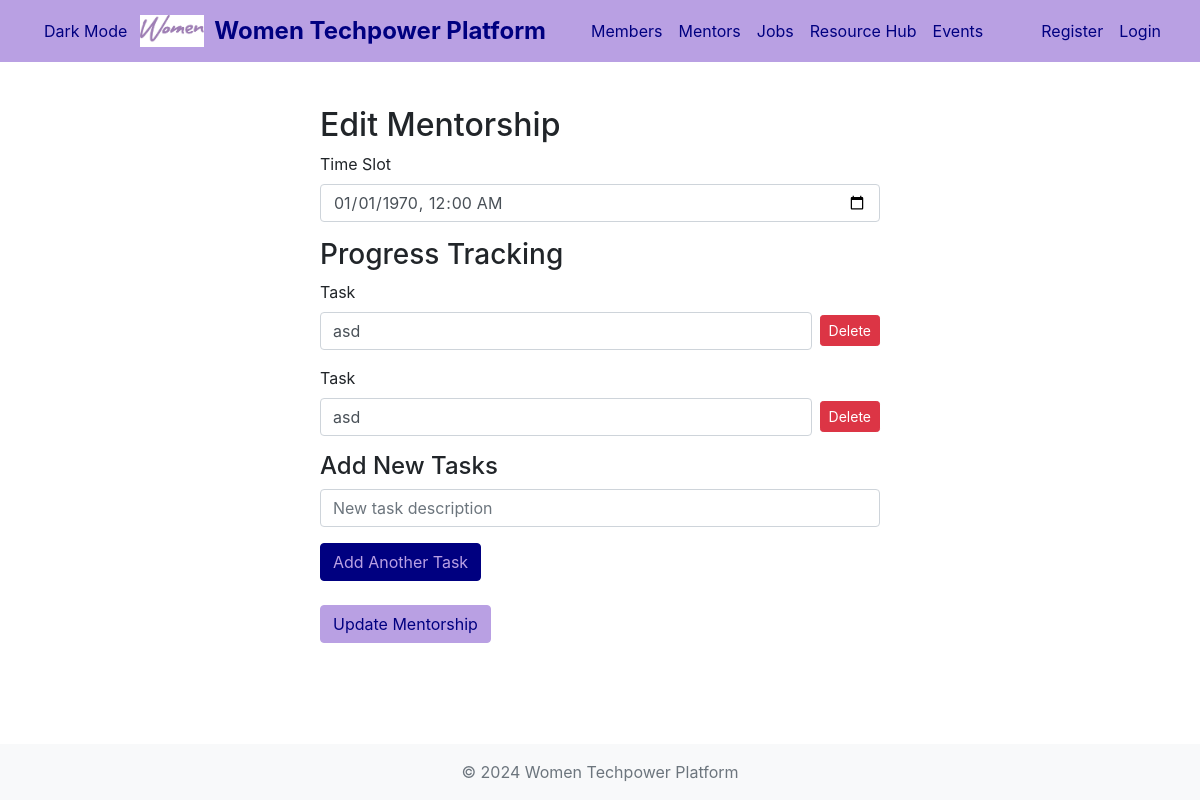
/edit_mentorship.php?id=3, run on the app's committed database.
### tables this page shows
CREATE TABLE `mentorship_progress` (
  `id` int(11) NOT NULL,
  `mentorship_id` int(11) NOT NULL,
  `task_description` text NOT NULL,
  `is_completed` tinyint(1) DEFAULT 0
);

### edit_mentorship.php (the view, shortened to what this page needs)
<?php
include_once "includes/header.php";
$database = new Database();
$db = $database->getConnection();
$user_id = $_SESSION['user_id'];
$query = "SELECT * FROM mentorships WHERE id = ? AND mentor_id = ?";
$stmt = $db->prepare($query);
$stmt->execute([$_GET['id'], $user_id]);
$mentorship = $stmt->fetch(PDO::FETCH_ASSOC);
$query = "SELECT * FROM mentorship_progress WHERE mentorship_id = ?";
$stmt = $db->prepare($query);
$stmt->execute([$_GET['id']]);
$progress_tasks = $stmt->fetchAll(PDO::FETCH_ASSOC);
?>
<div class="form-container">
    <h2>Edit Mentorship</h2>
    <form method="POST">
        <div class="form-group">
            <label>Time Slot</label>
            <input type="datetime-local" name="time_slot" class="form-control" value="<?php echo htmlspecialchars(date('Y-m-d\TH:i', strtotime($mentorship['time_slot']))); ?>" required>
        </div>
        <h3>Progress Tracking</h3>
        <?php foreach ($progress_tasks as $task): ?>
            <div class="form-group">
                <label>Task</label>
                <div class="d-flex align-items-center">
                    <input type="text" name="tasks[<?php echo $task['id']; ?>]" class="form-control" value="<?php echo htmlspecialchars($task['task_description']); ?>">
                    <button type="submit" name="delete_task_id[]" value="<?php echo $task['id']; ?>" class="btn btn-danger btn-sm ml-2">Delete</button>
                </div>
            </div>
        <?php endforeach; ?>
        <h4>Add New Tasks</h4>
        <div id="new-tasks-container">
            <div class="form-group">
                <input type="text" name="new_tasks[]" class="form-control" placeholder="New task description">
            </div>
        </div>
        <button type="button" class="btn btn-secondary" onclick="addNewTask()">Add Another Task</button>
        <br/><br/>
        <button type="submit" name="update" value="1" class="btn btn-primary">Update Mentorship</button>
    </form>
</div>
<?php include_once "includes/footer.php"; ?>

### css/style.css (style rules this page uses)
body { min-height: 100vh; display: flex; flex-direction: column; }
.form-container { max-width: 600px; margin: 0 auto; padding: 20px; }
.btn-primary { background-color: #b9a0e3 !important; color: #000080 !important; border-color: #b9a0e3 !important; }
.btn-secondary { background-color: #000080 !important; color: #b9a0e3 !important; border-color: #000080 !important; }

### data on the page
mentorship_progress: task_description "asd", $task['id'] 9 (drawn)
mentorship_progress: task_description "asd", $task['id'] 10 (drawn)
